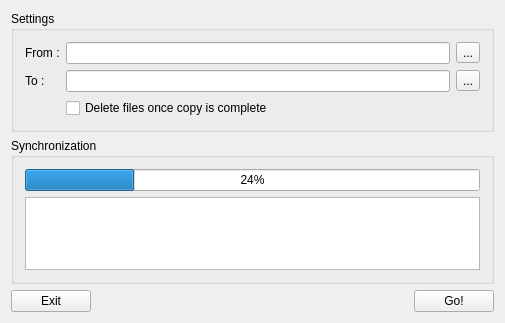
<?xml version="1.0" encoding="UTF-8"?>
<ui version="4.0">
 <class>PhotoSyncClass</class>
 <widget class="QMainWindow" name="PhotoSyncClass">
  <property name="geometry">
   <rect>
    <x>0</x>
    <y>0</y>
    <width>505</width>
    <height>323</height>
   </rect>
  </property>
  <property name="windowTitle">
   <string>PhotoSync</string>
  </property>
  <property name="windowIcon">
   <iconset resource="PhotoSync.qrc">
    <normaloff>:/PhotoSync/PhotoSync.png</normaloff>:/PhotoSync/PhotoSync.png</iconset>
  </property>
  <widget class="QWidget" name="centralWidget">
   <layout class="QGridLayout" name="mainLayout">
    <item row="0" column="0">
     <widget class="QGroupBox" name="SettingsBox">
      <property name="title">
       <string>Settings</string>
      </property>
      <layout class="QGridLayout" name="settingsLayout">
       <item row="1" column="0">
        <widget class="QLabel" name="exportLabel">
         <property name="text">
          <string>To :</string>
         </property>
        </widget>
       </item>
       <item row="0" column="1">
        <widget class="QLineEdit" name="importEdit"/>
       </item>
       <item row="1" column="2">
        <widget class="QToolButton" name="exportToolButton">
         <property name="text">
          <string>...</string>
         </property>
        </widget>
       </item>
       <item row="0" column="2">
        <widget class="QToolButton" name="importToolButton">
         <property name="text">
          <string>...</string>
         </property>
        </widget>
       </item>
       <item row="0" column="0">
        <widget class="QLabel" name="importLabel">
         <property name="text">
          <string>From :</string>
         </property>
        </widget>
       </item>
       <item row="1" column="1">
        <widget class="QLineEdit" name="exportEdit"/>
       </item>
       <item row="2" column="1">
        <widget class="QCheckBox" name="deleteCheckBox">
         <property name="enabled">
          <bool>true</bool>
         </property>
         <property name="text">
          <string>Delete files once copy is complete</string>
         </property>
         <property name="tristate">
          <bool>false</bool>
         </property>
        </widget>
       </item>
      </layout>
     </widget>
    </item>
    <item row="4" column="0">
     <layout class="QHBoxLayout" name="buttonLayout">
      <property name="bottomMargin">
       <number>0</number>
      </property>
      <item>
       <widget class="QPushButton" name="negativePushButton">
        <property name="text">
         <string>Exit</string>
        </property>
       </widget>
      </item>
      <item>
       <spacer name="horizontalSpacer">
        <property name="orientation">
         <enum>Qt::Orientation::Horizontal</enum>
        </property>
        <property name="sizeHint" stdset="0">
         <size>
          <width>40</width>
          <height>20</height>
         </size>
        </property>
       </spacer>
      </item>
      <item>
       <widget class="QPushButton" name="positivePushButton">
        <property name="text">
         <string>Go!</string>
        </property>
       </widget>
      </item>
     </layout>
    </item>
    <item row="1" column="0" rowspan="2">
     <widget class="QGroupBox" name="SynchronizationBox">
      <property name="title">
       <string>Synchronization</string>
      </property>
      <layout class="QGridLayout" name="SynchronizationLayout">
       <item row="1" column="0">
        <widget class="QTextEdit" name="textEditOutput">
         <property name="undoRedoEnabled">
          <bool>false</bool>
         </property>
         <property name="readOnly">
          <bool>true</bool>
         </property>
        </widget>
       </item>
       <item row="0" column="0">
        <widget class="QProgressBar" name="progressBar">
         <property name="value">
          <number>24</number>
         </property>
        </widget>
       </item>
      </layout>
     </widget>
    </item>
   </layout>
  </widget>
 </widget>
 <layoutdefault spacing="6" margin="11"/>
 <resources>
  <include location="PhotoSync.qrc"/>
 </resources>
 <connections/>
</ui>
